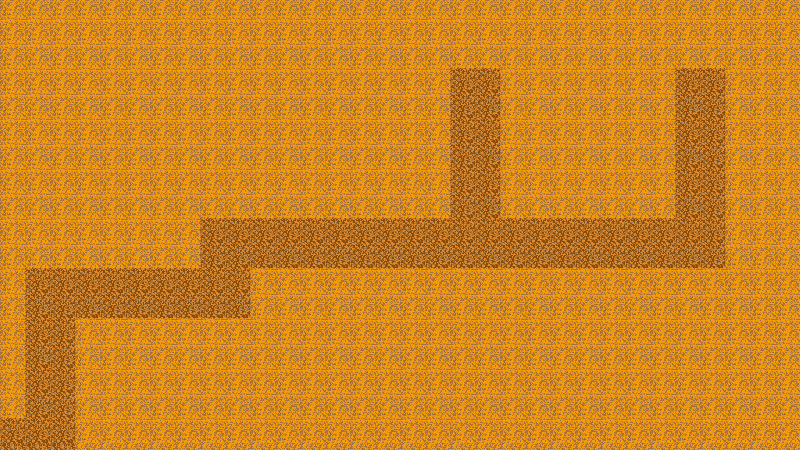

A level layout from a 2D game, rendered from its tile map. Below: a short description, then the map file with its tile-grid data intact:
An orthogonal 32x18 tile map with 25x25 px tiles, 2 tile layers (dirt, middleGround), 3 tilesets.

<map version="1.0" orientation="orthogonal" renderorder="right-down" width="32" height="18" tilewidth="25" tileheight="25">
 <tileset firstgid="1" name="dirtTile" tilewidth="32" tileheight="32">
  <image source="../web/assets/tiles/dirt2.png" width="32" height="32" />
 </tileset>
 <tileset firstgid="2" name="dirtPathTile" tilewidth="32" tileheight="32">
  <image source="../web/assets/tiles/dirt.png" width="32" height="32" />
 </tileset>
 <tileset firstgid="3" name="container" tilewidth="149" tileheight="108">
  <image source="../web/assets/container.png" width="149" height="108" />
 </tileset>
 <layer name="dirt" width="32" height="18">
  <data encoding="csv">
1,1,1,1,1,1,1,1,1,1,1,1,1,1,1,1,1,1,1,1,1,1,1,1,1,1,1,1,1,1,1,1,
1,1,1,1,1,1,1,1,1,1,1,1,1,1,1,1,1,1,1,1,1,1,1,1,1,1,1,1,1,1,1,1,
1,1,1,1,1,1,1,1,1,1,1,1,1,1,1,1,1,1,1,1,1,1,1,1,1,1,1,1,1,1,1,1,
1,1,1,1,1,1,1,1,1,1,1,1,1,1,1,1,1,1,2,2,1,1,1,1,1,1,1,2,2,1,1,1,
1,1,1,1,1,1,1,1,1,1,1,1,1,1,1,1,1,1,2,2,1,1,1,1,1,1,1,2,2,1,1,1,
1,1,1,1,1,1,1,1,1,1,1,1,1,1,1,1,1,1,2,2,1,1,1,1,1,1,1,2,2,1,1,1,
1,1,1,1,1,1,1,1,1,1,1,1,1,1,1,1,1,1,2,2,1,1,1,1,1,1,1,2,2,1,1,1,
1,1,1,1,1,1,1,1,1,1,1,1,1,1,1,1,1,1,2,2,1,1,1,1,1,1,1,2,2,1,1,1,
1,1,1,1,1,1,1,1,1,1,1,1,1,1,1,1,1,1,2,2,1,1,1,1,1,1,1,2,2,1,1,1,
1,1,1,1,1,1,1,1,2,2,2,2,2,2,2,2,2,2,2,2,2,2,2,2,2,2,2,2,2,1,1,1,
1,1,1,1,1,1,1,1,2,2,2,2,2,2,2,2,2,2,2,2,2,2,2,2,2,2,2,2,2,1,1,1,
1,2,2,2,2,2,2,2,2,2,1,1,1,1,1,1,1,1,1,1,1,1,1,1,1,1,1,1,1,1,1,1,
1,2,2,2,2,2,2,2,2,2,1,1,1,1,1,1,1,1,1,1,1,1,1,1,1,1,1,1,1,1,1,1,
1,2,2,1,1,1,1,1,1,1,1,1,1,1,1,1,1,1,1,1,1,1,1,1,1,1,1,1,1,1,1,1,
1,2,2,1,1,1,1,1,1,1,1,1,1,1,1,1,1,1,1,1,1,1,1,1,1,1,1,1,1,1,1,1,
1,2,2,1,1,1,1,1,1,1,1,1,1,1,1,1,1,1,1,1,1,1,1,1,1,1,1,1,1,1,1,1,
1,2,2,1,1,1,1,1,1,1,1,1,1,1,1,1,1,1,1,1,1,1,1,1,1,1,1,1,1,1,1,1,
2,2,2,1,1,1,1,1,1,1,1,1,1,1,1,1,1,1,1,1,1,1,1,1,1,1,1,1,1,1,1,1
</data>
 </layer>
 <layer name="middleGround" width="32" height="18">
  <data encoding="csv">
0,0,0,0,0,0,0,0,0,0,0,0,0,0,0,0,0,0,0,0,0,0,0,0,0,0,0,0,0,0,0,0,
0,0,0,0,0,0,0,0,0,0,0,0,0,0,0,0,0,0,0,0,0,0,0,0,0,0,0,0,0,0,0,0,
0,0,0,0,0,0,0,0,0,0,0,0,0,0,0,0,0,0,0,0,0,0,0,0,0,0,0,0,0,0,0,0,
0,0,0,0,0,0,0,0,0,0,0,0,0,0,0,0,0,0,0,0,0,0,0,0,0,0,0,0,0,0,0,0,
0,3,0,0,0,0,0,0,0,0,0,3,0,0,0,0,0,0,0,0,0,0,0,0,0,0,0,0,0,0,0,0,
0,0,0,0,0,0,0,0,0,0,0,0,0,0,0,0,0,0,0,0,0,0,0,0,0,0,0,0,0,0,0,0,
0,0,0,0,0,0,0,0,0,0,0,0,0,0,0,0,0,0,0,0,0,0,0,0,0,0,0,0,0,0,0,0,
0,0,0,0,0,0,0,0,0,0,0,0,0,0,0,0,0,0,0,0,0,0,0,0,0,0,0,0,0,0,0,0,
0,0,0,0,0,0,0,0,0,0,0,0,0,0,0,0,0,0,0,0,0,0,0,0,0,0,0,0,0,0,0,0,
0,0,0,0,0,0,0,0,0,0,0,0,0,0,0,0,0,0,0,0,0,0,0,0,0,0,0,0,0,0,0,0,
0,0,0,0,0,0,0,0,0,0,0,0,0,0,0,0,0,0,0,0,0,0,0,0,0,0,0,0,0,0,0,0,
0,0,0,0,0,0,0,0,0,0,0,0,0,0,0,0,0,0,0,0,0,0,0,0,0,0,0,0,0,0,0,0,
0,0,0,0,0,0,0,0,0,0,0,0,0,0,0,0,0,0,0,0,0,0,0,0,0,0,0,0,0,0,0,0,
0,0,0,0,0,0,0,0,0,0,0,0,0,0,0,0,0,0,0,0,0,0,0,0,0,0,0,0,0,0,0,0,
0,0,0,0,0,0,0,0,0,0,0,0,0,0,0,0,0,0,0,0,0,0,0,0,0,0,0,0,0,0,0,0,
0,0,0,0,0,0,0,0,0,0,0,0,0,0,0,0,0,0,0,0,0,0,0,0,0,0,3,0,0,0,0,0,
0,0,0,0,0,0,0,0,0,0,0,0,0,3,0,0,0,0,0,0,0,0,0,0,0,0,0,0,0,0,0,0,
0,0,0,0,3,0,0,0,0,0,0,0,0,0,0,0,0,0,0,0,0,0,0,0,0,0,0,0,0,0,0,0
</data>
 </layer>
</map>